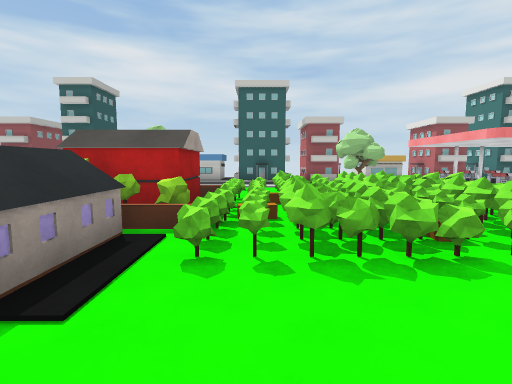
[1] (above)

24 first-person views from a walk through a 3-D level made in the Unity game engine. The camera is 1.5 m above the floor, tilts 6° down and sees 85° across. The floor is counted in squares, 2 m on a side. Each view is taken from the middle of a square. On the plan, view 1 faces up. The plan holds only what a view shows up to about 10 squares ahead; the rest is blank. The place goes on beyond the plan. The player is left out. Some surface patterns are stand-ins.

[2]
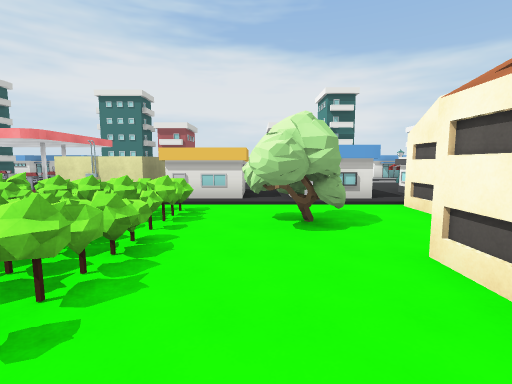

[3]
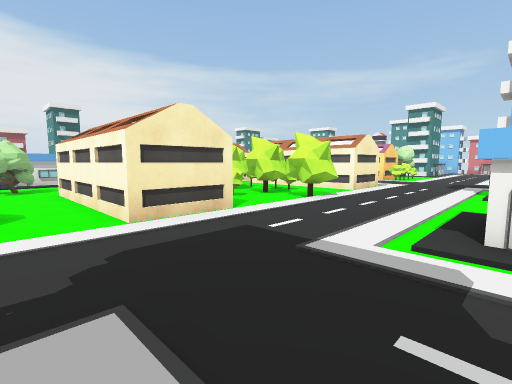

[4]
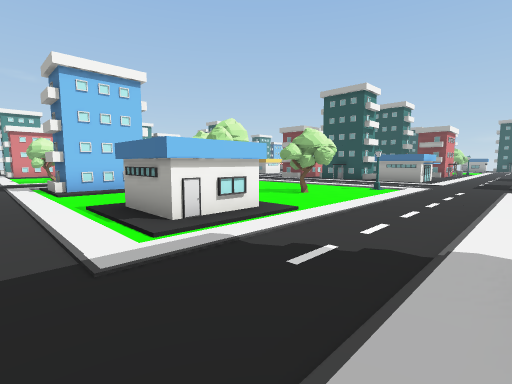

[5]
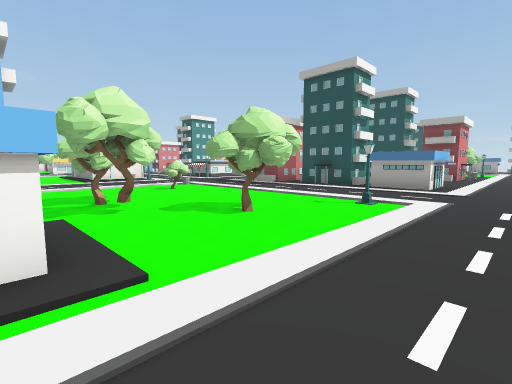

[6]
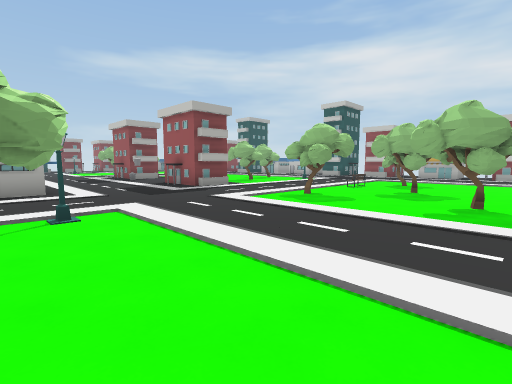

[7]
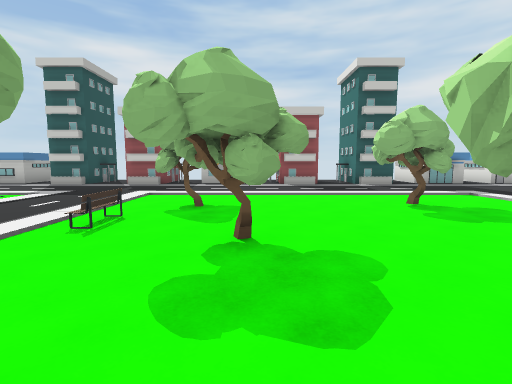

[8]
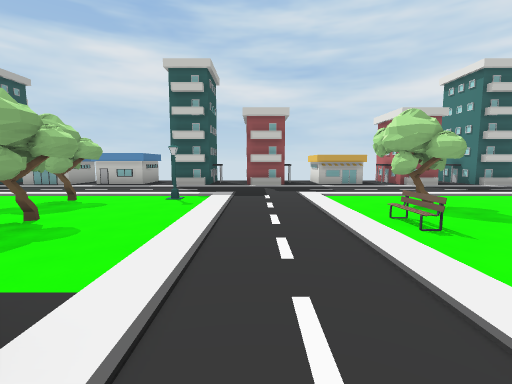

[9]
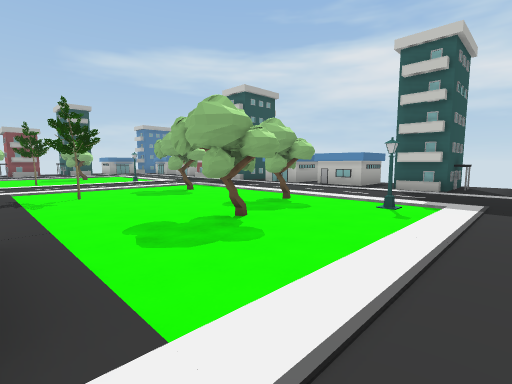

[10]
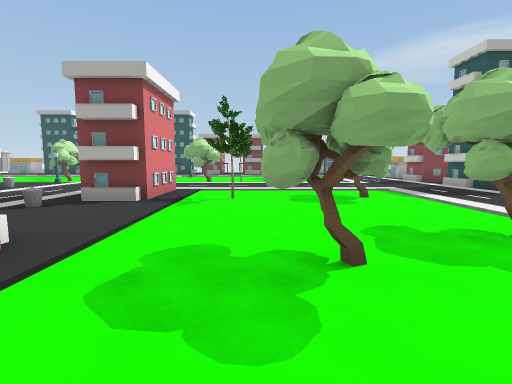

[11]
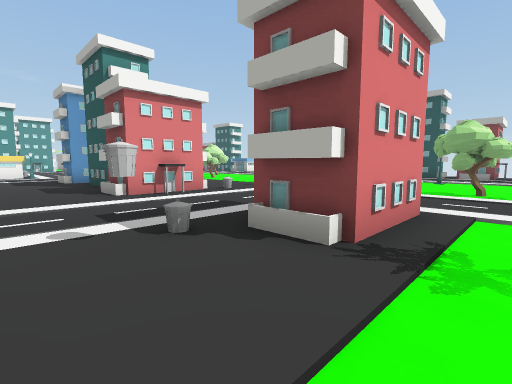

[12]
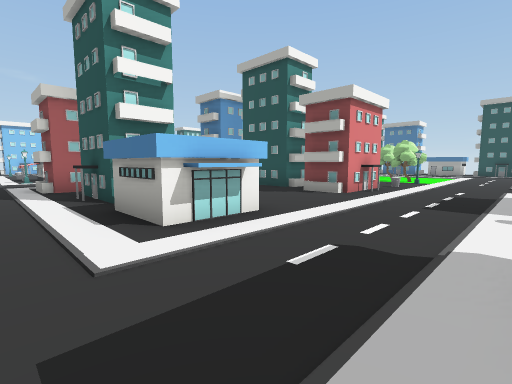

[13]
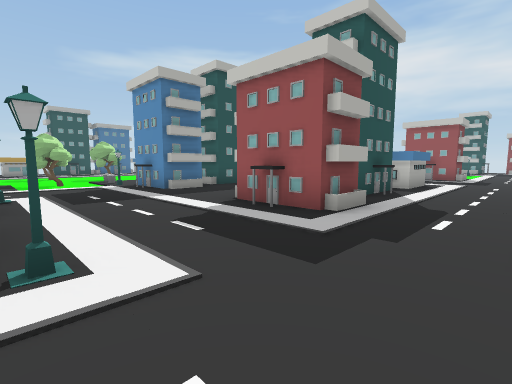

[14]
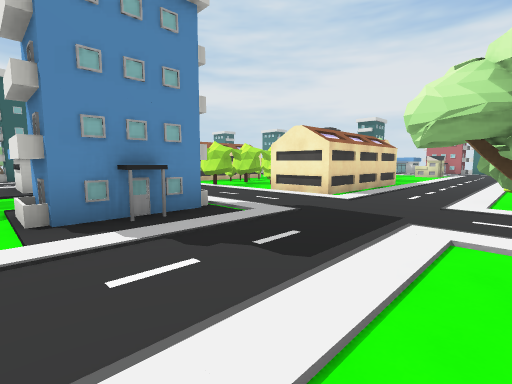

[15]
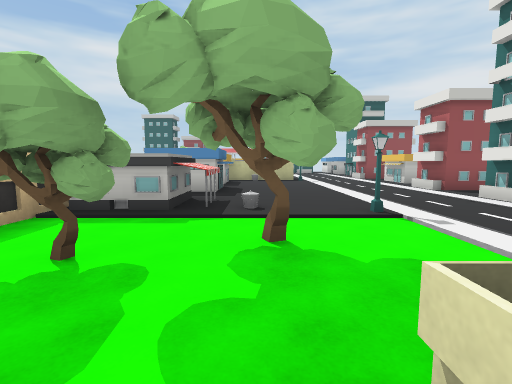

[16]
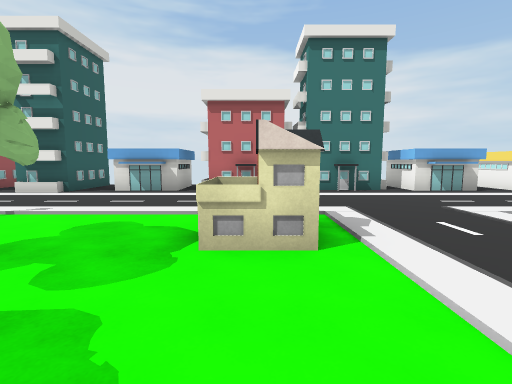

[17]
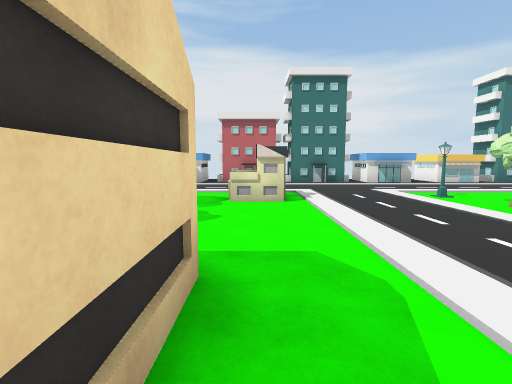

[18]
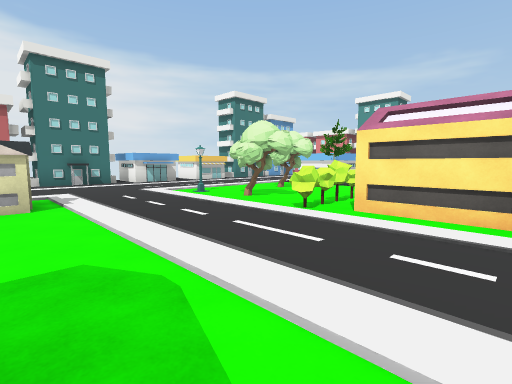

[19]
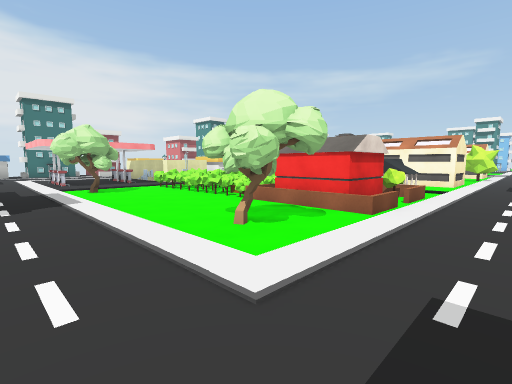

[20]
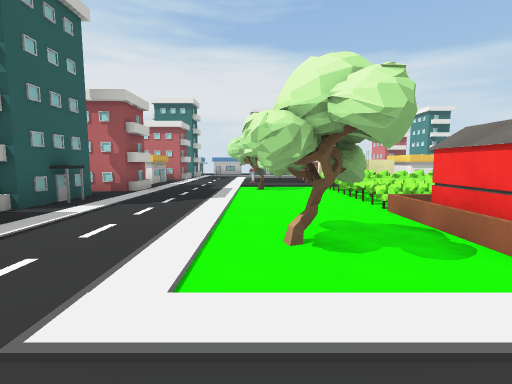

[21]
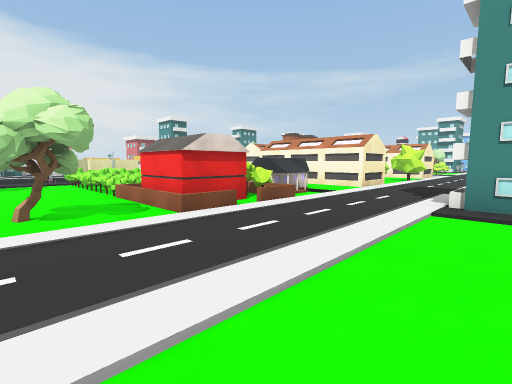

[22]
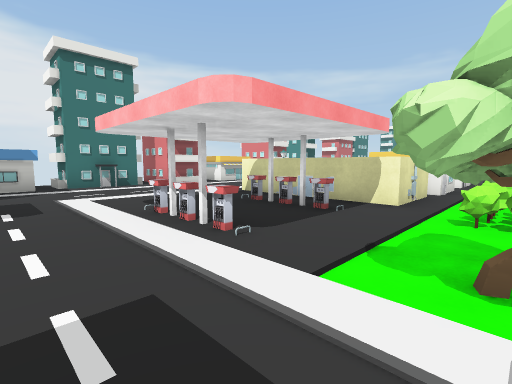

[23]
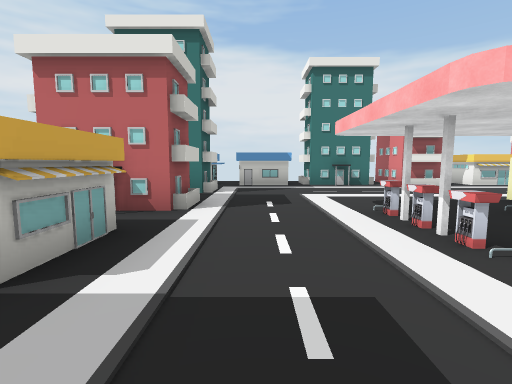

[24]
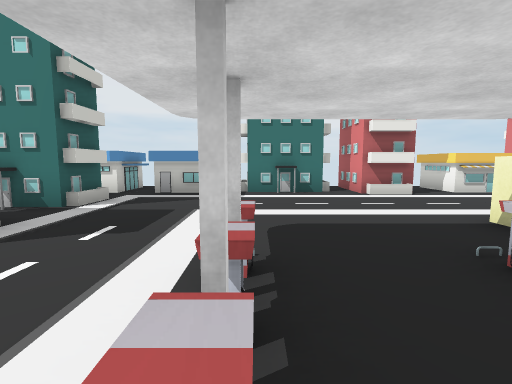

### Floor plan
Key: @ floor where view 1 was taken; # wall or solid block; x gap in a wall; . floor; / step, stairs or slope; = window, fence, low wall or low ledge; ^ raised ledge; T tree; H house; S streetlight; B bench; I bin; O other object.
Columns run from 27 left of view 1 to 14 right of it. Each row starts with its distance up from view 1.
 13     OO OO #.  OO      OOOO      OO
 12   ##OO OO.#.#^OO ##^# OOOO###O  OO^#.#^OOO
 11    ...................  ......O........
 10     ........  ......... .............  O
  9     ........  ........ ..............  OO
  8   ......T.S.............T.....T./#......#
  7   ...T..T......T...T.....T.............^
  6  ........T....B.........HHH==.=./##.....x
  5  ....T...T....B.T.......HHH====.^^^^...OOO
  4 T...............T.. ....HHH====.^^  ....O
  3 T...OO...OO...T..TT ^...HHH====.    O..OOO
  2 ...  OO..OOO.....T.  ...OO.#===.OO.....O
  1     ...I.....................TT.  .....
  0 ..  ........  ........  ...@.TT.OO.....#
 -1 ..  ........  ........  #####...OO.....^^
 -2  O.OOO...OO...S.........##    #.  ......
 -3  ...  O..OO.....T..OO....#      OO.....###
 -4      x....x......T.OO...###    #OO/.S....
 -5      #...^#......T. ....####   #.TT....O
 -6      #... #......TT .....x..    TTT....OOO
 -7      O..  O........OO...###  ## ........O
 -8    .OOO..OOO...T...OO...#####......O   OO
 -9   .OO ........O......................  .#
-10  .T.  ......    ......  .............  ^
-11  ...  .......   ......  .............  .#
-12       OOOOOS..   O..T...^    ####T.S...OOO

Where each view was taken, in squares from view 1:
view 1: 0 up, 0 right, facing up
view 2: 1 up, 1 left, facing right
view 3: 1 up, 7 left, facing down-right
view 4: 1 up, 5 left, facing down-left
view 5: 0 up, 8 left, facing down-left
view 6: 3 down, 9 left, facing up-left
view 7: 2 up, 11 left, facing up
view 8: 2 up, 15 left, facing up
view 9: 3 up, 15 left, facing up-left
view 10: 5 up, 16 left, facing left
view 11: 4 up, 19 left, facing down-left
view 12: 1 up, 15 left, facing down-left
view 13: 12 down, 14 left, facing up-left
view 14: 12 down, 9 left, facing up-right
view 15: 8 down, 7 right, facing up
view 16: 8 down, 5 right, facing right
view 17: 8 down, 2 right, facing right
view 18: 8 down, 2 right, facing down-right
view 19: 10 up, 5 left, facing down-right
view 20: 8 up, 5 left, facing right
view 21: 8 up, 7 left, facing down-right
view 22: 10 up, 3 right, facing down-right
view 23: 10 up, 3 right, facing right
view 24: 8 up, 5 right, facing right
